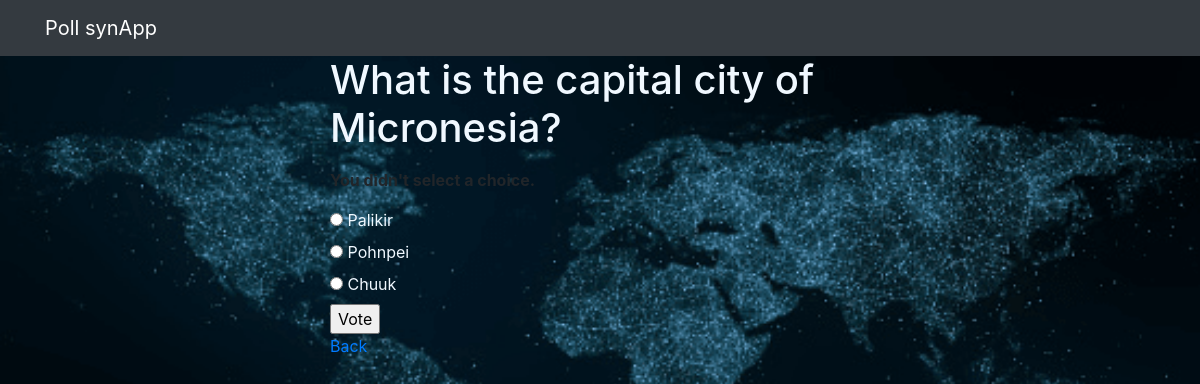
/polls/3/vote/, run on the app's committed database.
### polls/models.py (models this page shows, shortened)
class Question(models.Model):
    question_text = models.CharField(max_length=200)
    pub_date = models.DateTimeField('date published')

class Choice(models.Model):
    question = models.ForeignKey(Question, on_delete=models.CASCADE)
    choice_text = models.CharField(max_length=200)
    votes = models.IntegerField(default=0)

### polls/views.py (the view)
# urls.py: path('<int:question_id>/vote/', views.vote, name='vote'),
def vote(request, question_id):
    question = get_object_or_404(Question, pk=question_id)
    try:
        selected_choice = question.choice_set.get(pk=request.POST['choice'])
    except (KeyError, Choice.DoesNotExist):
        return render(request, 'polls/detail.html', {
            'question': question,
            'error_message': "You didn't select a choice.",
        })
    else:
        selected_choice.votes += 1
        selected_choice.save()
        return HttpResponseRedirect(reverse('polls:results', args=(question.id,)))

### polls/templates/polls/detail.html (shortened to what this page needs)
{% extends 'base.html' %}
{% block content %}
{% load static %}
<link rel="stylesheet" href="{% static 'polls/style.css' %}">
<form action="{% url 'polls:vote' question.id %}" method="post">
    <fieldset>
        <legend><h1 style = "color: aliceblue;">{{ question.question_text }}</h1></legend>
        {% if error_message %}<p><strong>{{ error_message }}</strong></p>{% endif %}
        {% for choice in question.choice_set.all %}
            <input type="radio" name="choice" id="choice{{ forloop.counter }}" value="{{ choice.id }}">
            <label for="choice{{ forloop.counter }}" style = "color: aliceblue;">{{ choice.choice_text }}</label><br>
        {% endfor %}
    </fieldset>
    <input type="submit" value="Vote">
    <br>
    <a href = "{% url 'polls:index' %}"> Back </a>
    </form>
{% endblock %}

### polls/static/polls/style.css (style rules this page uses)
body { background-image: url(../polls/images/background.png); background-repeat: no-repeat; background-size: cover; }

### data on the page
Question: question_text "What is the capital city of Micronesia?"
Choice: choice_text "Palikir"
Choice: choice_text "Pohnpei"
Choice: choice_text "Chuuk"

### other printed values
{{ error_message }} "You didn't select a choice."
